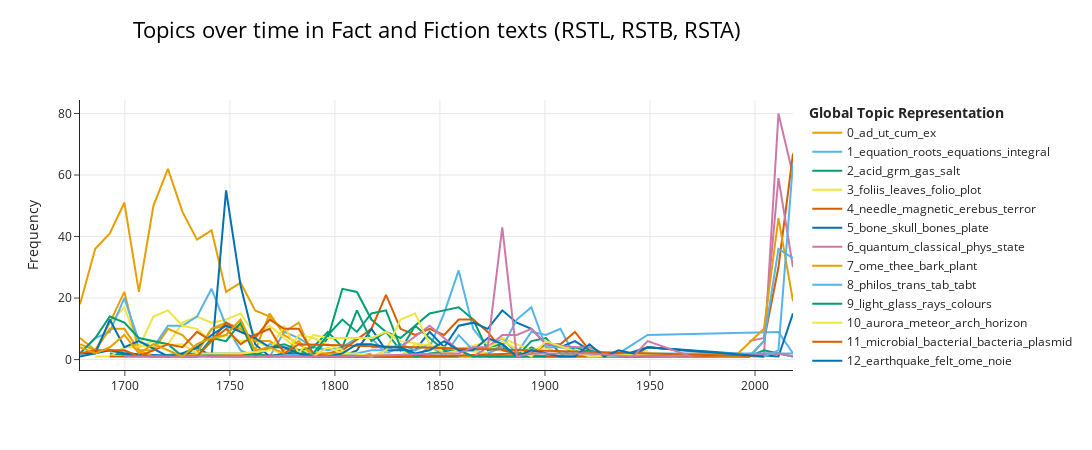

Write notebook code for a chart like this one.
### Markdown cell above
THE TOPIC OF ALL FULL THE ROYAL SOCIETY ARTICLES?

### Code cell
#all rs combined
all_texts_combined = b_texts + l_texts + a_texts
all_periods_combined = b_periods + l_periods + a_periods
period_strings_combined = [period for period in all_periods_combined]

topic_model = BERTopic(verbose=False)
topics, probs = topic_model.fit_transform(all_texts_combined)

topics_over_time = topic_model.topics_over_time(all_texts_combined, period_strings_combined, datetime_format="%Y-%m-%d", nr_bins=50)
fig4 = topic_model.visualize_topics_over_time(topics_over_time, top_n_topics=30, title="Topics over time in Fact and Fiction texts (RSTL, RSTB, RSTA)")

fig4.write_html('full_rs_topics_over_time_periods_50_30.html')
fig4.show()
